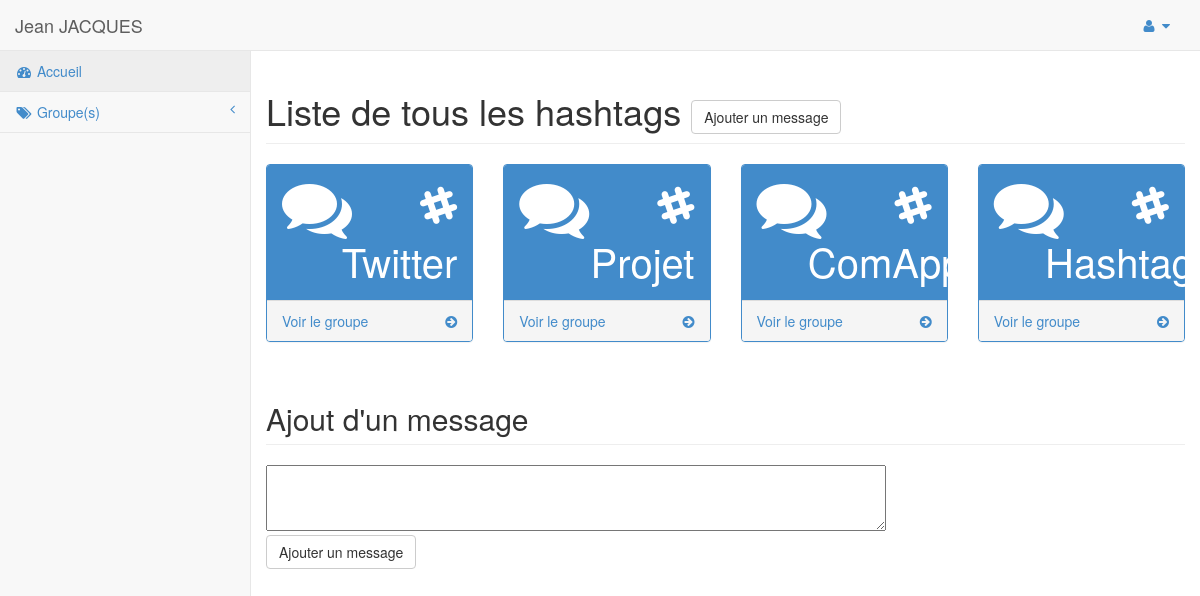
/index.php (signed in), run on the app's committed database.
### tables this page shows
CREATE TABLE IF NOT EXISTS `groups` (
`id` int(5) NOT NULL,
  `name` varchar(255) NOT NULL
);

### class/Group.php (called while the page is built, shortened)
<?php
require_once 'connexion.php';
class Group {
    public function __construct($id) {
        $this->id = $id;
        $query = "SELECT id, name FROM groups WHERE id =?;";
        $result = Connexion::table($query, array($this->id));
    }
    public static function getAllGroups() {
        $sqlGetAllGroups = "SELECT id, name FROM groups;";
        $result = Connexion::table($sqlGetAllGroups, array());
        return $result;
    }
}

### class/connexion.php (called while the page is built, shortened)
<?php
class Connexion {
    private static $_pdo;
    private function __construct() {
        $dsn = 'mysql:dbname=ComApp;host=localhost';
        self::$_pdo = new \PDO(
                $dsn, "root", "pwsio", array(\PDO::MYSQL_ATTR_INIT_COMMAND => "SET NAMES utf8"));
    }
    static public function get() {
        return self::$_pdo;
    }
    static function table($statement, $params) {
        $queryPrepare = self::get()->prepare($statement);
        if ($queryPrepare->execute($params)) {
            return $queryPrepare->fetchAll();
        } else {
            return false;
        }
    }
}

### class/User.php (called while the page is built, shortened)
<?php
require_once 'connexion.php';
class User {
    private $id;
    public function __construct($id) {
        $this->id = $id;
        $query = "SELECT id, email, password, name, firstName FROM users WHERE id = ?;";
        $result = Connexion::table($query, array($this->id));
    }
    public function getGroups() {
        $sql = 'SELECT * FROM usersGroup WHERE idUser=?;';
        $results = Connexion::table($sql, array($this->id));
        foreach ($results as $result) {
            $groups[] = new Group($result['idGroup']);
        }
        return $groups;
    }
}

### index.php (the view, shortened to what this page needs)
<!DOCTYPE html>
<html lang="en">
    <head>
        <link href="css/bootstrap.min.css" rel="stylesheet">
        <link href="css/plugins/metisMenu/metisMenu.min.css" rel="stylesheet">
        <link href="css/plugins/timeline.css" rel="stylesheet">
        <link href="css/sb-admin-2.css" rel="stylesheet">
        <link href="css/plugins/morris.css" rel="stylesheet">
        <link href="font-awesome-4.1.0/css/font-awesome.min.css" rel="stylesheet" type="text/css">
        <link rel="stylesheet" type="text/css" href="//cdn.datatables.net/1.10.4/css/jquery.dataTables.css">
    </head>
    <body>
        <div id="wrapper">
            <nav class="navbar navbar-default navbar-static-top" role="navigation" style="margin-bottom: 0">
                <div class="navbar-header">
                    <a class="navbar-brand" href="index.php"><?php echo $_SESSION['firstName'] . ' ' . $_SESSION['name']; ?></a>
                </div>
                <ul class="nav navbar-top-links navbar-right">
                    <li class="dropdown">
                        <a class="dropdown-toggle" data-toggle="dropdown" href="#">
                            <i class="fa fa-user fa-fw"></i>  <i class="fa fa-caret-down"></i>
                        </a>
                    </li>
                </ul>
                <div class="navbar-default sidebar" role="navigation">
                    <div class="sidebar-nav navbar-collapse">
                        <ul class="nav" id="side-menu">
                            <li>
                                <a class="active" href="index.php"><i class="fa fa-dashboard fa-fw"></i> Accueil</a>
                            </li>
                            <li>
                                <a href="#"><i class="fa fa-tags fa-fw"></i> Groupe(s)<span class="fa arrow"></span></a>
                                    <?php
                                    $user = new User($_SESSION['userId']);
                                    $groupsUser = $user->getGroups();
                                        ?>
                            </li>
                        </ul>
                    </div>
                </div>
            </nav>
            <?php
            if (isset($_GET['group'])) {
                $groupe = new Group($_GET['group']);
                $nomGroupe = $groupe->getName();
                $messages = Message::getMessagesByIdHashtag($_GET['group'], $_SESSION['userId']);
                ?>
                <div id="page-wrapper">
                    <div class="row">
                        <div class="col-lg-12">
                            <h1 class="page-header"><i class="fa fa-slack"></i><?php echo $nomGroupe; ?></h1>
                        </div>
                    </div>
                    <?php
                    if ($messages) {
                        ?>
                        <table class="table table-striped table-bordered table-hover dataTable test no-footer">
                            <thead>
                                <tr>
                                    <th>Date</th>
                                    <th>Message</th>
                                    <th>Auteur</th>
                                    <th></th>
                                </tr>
                            </thead>
                            <tbody>
                                <?php echo $messages; ?>
                            </tbody>
                        </table>
                        <?php
                    } else {
                        echo '<p class="bg-danger text-danger">Il n\'y a pas de message pour ce groupe.</p>';
                    }
                    ?>
                    <div class="row">
                        <div class="col-lg-12">
                            <h3 class="page-header">Ajout d'un message</h3>
                        </div>
                        <div  class="jMax col-lg-3 col-md-6">
                            <form class="form-inline" role="form" action="addMessage.php?from=<?php echo $_SERVER['REQUEST_URI']; ?>" method="post">
                                <div class="text-right"></div>
                                <div class="form-group">
                                    <textarea name="content" rows=3 cols=80 maxlength="255" onkeypress="$(this).parent().prev().html((255 - $(this).val().length) + '/255')">#<?php echo $nomGroupe; ?></textarea>
                                </div>
                                <input type="submit" class="btn btn-default" value="Ajouter un message">
                            </form>
                        </div>
                    </div>
                </div>
                <?php
            } else {
                ?>
                <div id="page-wrapper">
                    <div class="row">
                        <div class="row">
                            <div class="col-lg-12">
                                <h1 class="page-header">Liste de tous les hashtags <a class="btn btn-default" href="#addMessage" role="button">Ajouter un message</a></h1>
                            </div>
                            <?php
                            $allGroups = Group::getAllGroups();
                            foreach ($allGroups as $group) {
                                ?>
                                <div class="col-lg-3 col-md-6">
                                    <div class="panel panel-primary">
                                        <div class="panel-heading">
                                            <div class="row">
                                                <div class="col-xs-3">
                                                    <i class="fa fa-comments fa-5x"></i>
                                                </div>
                                                <div class="col-xs-9 text-right">
                                                    <div class="huge"><i class="fa fa-slack"></i><?php echo $group['name']; ?></div>
                                                </div>
                                            </div>
                                        </div>
                                        <a href="index.php?group=<?php echo $group['id']; ?>">
                                            <div class="panel-footer">
                                                <span class="pull-left">Voir le groupe</span>
                                                <span class="pull-right"><i class="fa fa-arrow-circle-right"></i></span>
                                                <div class="clearfix"></div>
                                            </div>
                                        </a>
                                    </div>
                                </div>
                                <?php
                            }
                            ?>
                        </div>
                        <div class="row">
                            <div class="col-lg-12">
                                <h2 class="page-header">Ajout d'un message</h3>
                            </div>
                            <div  class="jMax col-lg-3 col-md-6">
                                <form class="form-inline" role="form" action="addMessage.php?from=<?php echo $_SERVER['REQUEST_URI']; ?>" method="post">
                                    <div class="form-group">
                                        <textarea name="content" rows=3 cols=80 maxlength="255" onkeypress="$(this).parent().prev().html((255 - $(this).val().length) + '/255')"></textarea>
                                    </div>
                                    <input type="submit" class="btn btn-default" value="Ajouter un message">
                                </form>
                            </div>
                        </div>
                    </div>
                </div>
                <?php
            }
            ?>
        </div>
    </body>
</html>

### css/sb-admin-2.css (style rules this page uses)
body { background-color: #f8f8f8; }
#wrapper { width: 100%; }
#page-wrapper { padding: 0 15px; min-height: 568px; background-color: #fff; }
@media (min-width:768px) { #page-wrapper { position: inherit; margin: 0 0 0 250px; padding: 0 30px; border-left: 1px solid #e7e7e7; } }
.navbar-top-links { margin-right: 0; }
.navbar-top-links li { display: inline-block; }
.navbar-top-links li:last-child { margin-right: 15px; }
.navbar-top-links li a { padding: 15px; min-height: 50px; }
.sidebar .sidebar-nav.navbar-collapse { padding-right: 0; padding-left: 0; }
.sidebar ul li { border-bottom: 1px solid #e7e7e7; }
.sidebar ul li a.active { background-color: #eee; }
.sidebar .arrow { float: right; }
.sidebar .fa.arrow:before { content: "\f104"; }
@media (min-width:768px) { .sidebar { z-index: 1; position: absolute; width: 250px; margin-top: 51px; } }
.huge { font-size: 40px; }

### data on the page
groups: name "Twitter"
groups: name "Projet"
groups: name "ComApp"
groups: name "Hashtag"

### other printed values
$_SESSION['firstName'] "Jean"
$_SESSION['name'] "JACQUES"
